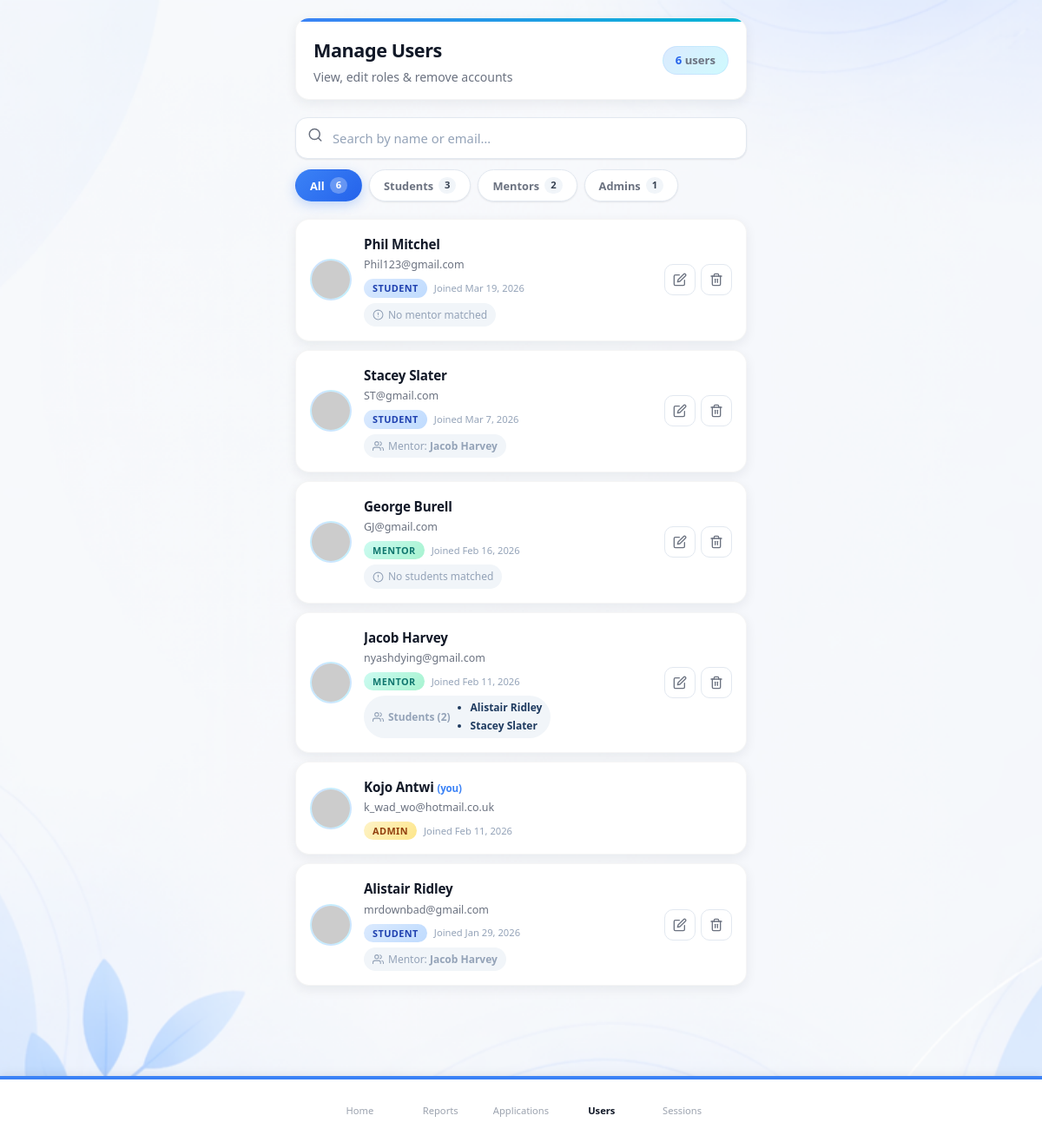
Before: /pages/manage_users.php (signed in) with the older database file.
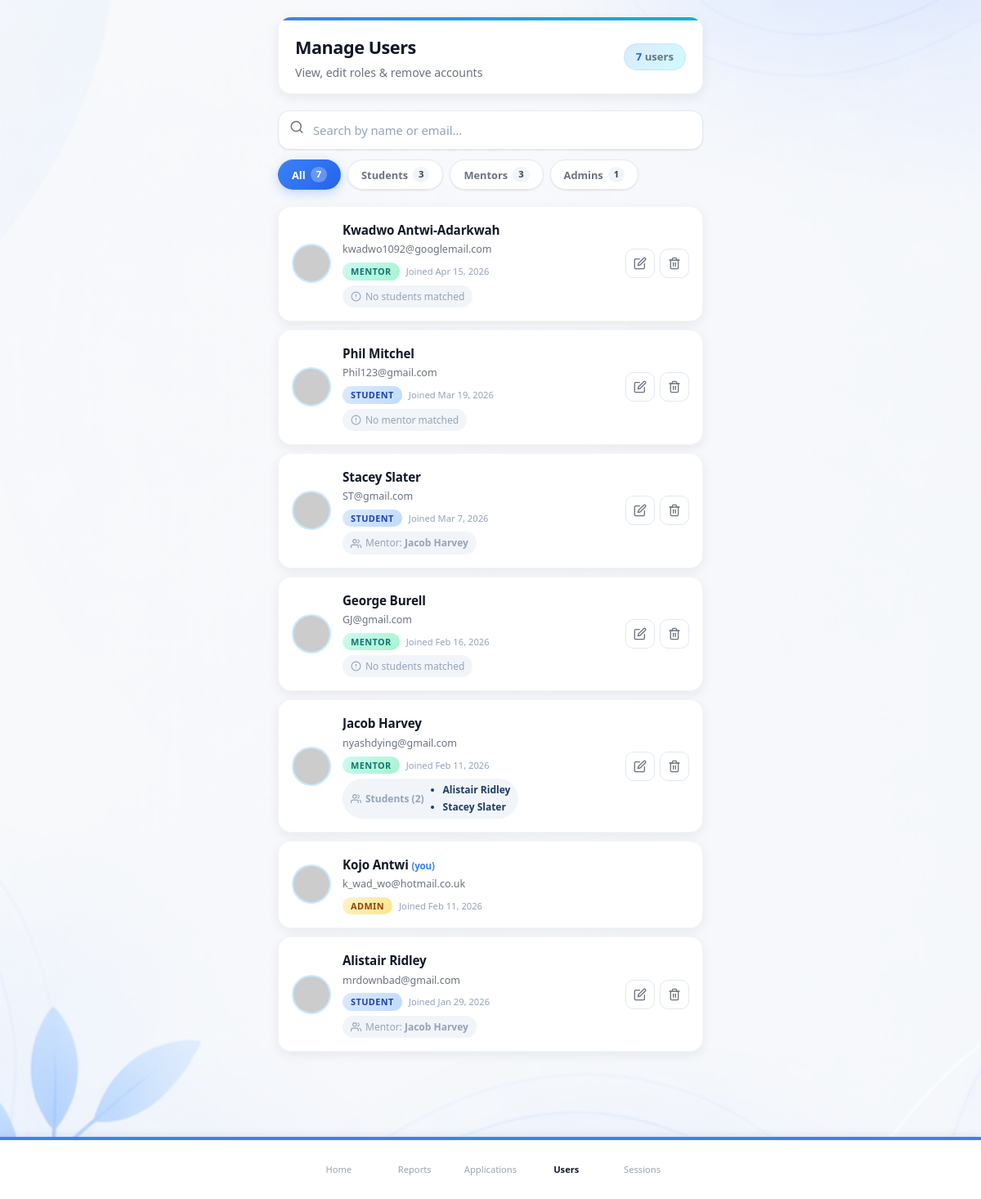
After: the same page with the newer database file.
### tables this page shows
CREATE TABLE `users` (
  `id` int(11) NOT NULL,
  `first_name` varchar(100) NOT NULL,
  `last_name` varchar(100) NOT NULL,
  `phone` varchar(20) DEFAULT NULL,
  `email` varchar(150) NOT NULL,
  `password` varchar(255) NOT NULL,
  `role` enum('student','mentor','admin') NOT NULL,
  `created_at` timestamp NOT NULL DEFAULT current_timestamp(),
  `profile_picture` varchar(255) DEFAULT NULL,
  `oauth_provider` varchar(20) DEFAULT NULL,
  `oauth_id` varchar(255) DEFAULT NULL
);

### pages/manage_users.php (the view, shortened to what the changed rows need)
<?php
require_once '../includes/db.php';
$adminId = (int)$_SESSION['user_id'];
$users = [];
$roleTotals = ['all' => 0, 'student' => 0, 'mentor' => 0, 'admin' => 0];
try {
    $stmt = $pdo->query("SELECT id, first_name, last_name, email, phone, role, created_at, profile_picture FROM users ORDER BY created_at DESC");
    $users = $stmt->fetchAll(PDO::FETCH_ASSOC);
    $roleTotals['all'] = count($users);
    foreach ($users as $u) {
        $roleTotals[$u['role']] = ($roleTotals[$u['role']] ?? 0) + 1;
    }
} catch (PDOException $e) {  }
$studentMentorMap = [];
try {
    $stmt = $pdo->query("
        SELECT msm.student_id, u.first_name, u.last_name
        FROM mentor_student_matches msm
        JOIN users u ON u.id = msm.mentor_id
        WHERE msm.active = 1
    ");
    while ($row = $stmt->fetch(PDO::FETCH_ASSOC)) {
        $studentMentorMap[(int)$row['student_id']] = $row['first_name'] . ' ' . $row['last_name'];
    }
} catch (PDOException $e) {  }
$mentorStudentsMap = [];
try {
    $stmt = $pdo->query("
        SELECT msm.mentor_id, u.first_name, u.last_name
        FROM mentor_student_matches msm
        JOIN users u ON u.id = msm.student_id
        WHERE msm.active = 1
        ORDER BY u.first_name
    ");
    while ($row = $stmt->fetch(PDO::FETCH_ASSOC)) {
        $mentorStudentsMap[(int)$row['mentor_id']][] = $row['first_name'] . ' ' . $row['last_name'];
    }
} catch (PDOException $e) {  }
function joinedLabel(string $dt): string {
    $ts = strtotime($dt);
    $diff = time() - $ts;
    return date('M j, Y', $ts);
}
?>
<!DOCTYPE html>
<html lang="en">
<head>
    <link rel="stylesheet" href="../assets/css/styles.css">
    <link rel="stylesheet" href="../assets/css/manage_users.css">
</head>
<body>
<div class="mu-container">
    <div class="mu-wrapper">
        <div class="mu-header">
            <div>
                <h1>Manage Users</h1>
            </div>
            <span class="mu-user-count"><strong><?php echo $roleTotals['all']; ?></strong> users</span>
        </div>
        <div class="mu-toolbar">
            <div class="mu-filters" id="filterBar">
                <button class="mu-filter-btn active" data-filter="all">All <span class="mu-filter-count"><?php echo $roleTotals['all']; ?></span></button>
                <button class="mu-filter-btn" data-filter="mentor">Mentors <span class="mu-filter-count"><?php echo $roleTotals['mentor']; ?></span></button>
            </div>
        </div>
        <div class="mu-list" id="userList">
            <?php if (empty($users)): ?>
                <div class="mu-empty">
                    <div class="mu-empty__icon">
                        <svg viewBox="0 0 24 24" fill="none" stroke="currentColor" stroke-width="2" stroke-linecap="round" stroke-linejoin="round"><path d="M17 21v-2a4 4 0 0 0-4-4H5a4 4 0 0 0-4 4v2"/><circle cx="9" cy="7" r="4"/></svg>
                    </div>
                    <p class="mu-empty__title">No users found</p>
                    <p class="mu-empty__text">Users will appear here once they sign up.</p>
                </div>
            <?php else: ?>
                <?php foreach ($users as $u):
                    $uid   = (int)$u['id'];
                    $name  = htmlspecialchars($u['first_name'] . ' ' . $u['last_name']);
                    $email = htmlspecialchars($u['email']);
                    $role  = htmlspecialchars($u['role']);
                    $joinedStr = joinedLabel($u['created_at']);
                    $isSelf = ($uid === $adminId);
                    $fallbackAvatarUrl = 'https://ui-avatars.com/api/?name=' . urlencode($u['first_name'] . ' ' . $u['last_name']) . '&background=3b82f6&color=fff&size=88';
                    if (!empty($u['profile_picture'])) {
                        $avatarUrl = '../' . ltrim($u['profile_picture'], '/');
                    } else {
                        $avatarUrl = $fallbackAvatarUrl;
                    }
                ?>
                <div class="mu-card" data-uid="<?php echo $uid; ?>" data-role="<?php echo $role; ?>" data-name="<?php echo strtolower($name); ?>" data-email="<?php echo strtolower($email); ?>">
                    <img class="mu-avatar" src="<?php echo htmlspecialchars($avatarUrl); ?>" alt="<?php echo $name; ?>" loading="lazy" data-fallback="<?php echo htmlspecialchars($fallbackAvatarUrl); ?>" onerror="this.onerror=null;this.src=this.dataset.fallback;">
                    <div class="mu-info">
                        <p class="mu-name"><?php echo $name; ?><?php if ($isSelf): ?> <span style="font-size:0.72rem;color:var(--accent);font-weight:700;">(you)</span><?php endif; ?></p>
                        <p class="mu-email"><?php echo $email; ?></p>
                        <div class="mu-meta">
                            <span class="mu-role mu-role--<?php echo $role; ?>" data-role-badge><?php echo ucfirst($role); ?></span>
                            <span class="mu-joined">Joined <?php echo $joinedStr; ?></span>
                        </div>
                        <?php if ($role === 'student'): ?>
                        <div class="mu-mentor-match">
                            <?php if (!empty($studentMentorMap[$uid])): ?>
                                <svg viewBox="0 0 24 24" fill="none" stroke="currentColor" stroke-width="2" stroke-linecap="round" stroke-linejoin="round" width="13" height="13"><path d="M17 21v-2a4 4 0 0 0-4-4H5a4 4 0 0 0-4 4v2"/><circle cx="9" cy="7" r="4"/><path d="M23 21v-2a4 4 0 0 0-3-3.87"/><path d="M16 3.13a4 4 0 0 1 0 7.75"/></svg>
                                <span>Mentor: <strong><?php echo htmlspecialchars($studentMentorMap[$uid]); ?></strong></span>
                            <?php else: ?>
                                <svg viewBox="0 0 24 24" fill="none" stroke="currentColor" stroke-width="2" stroke-linecap="round" stroke-linejoin="round" width="13" height="13"><circle cx="12" cy="12" r="10"/><line x1="12" y1="8" x2="12" y2="12"/><line x1="12" y1="16" x2="12.01" y2="16"/></svg>
                                <span>No mentor matched</span>
                            <?php endif; ?>
                        </div>
                        <?php endif; ?>
                        <?php if ($role === 'mentor'): ?>
                        <div class="mu-mentor-match mu-mentor-match--mentor mu-mentor-match--list">
                            <?php if (!empty($mentorStudentsMap[$uid])): ?>
                                <div class="mu-students-header">
                                    <svg viewBox="0 0 24 24" fill="none" stroke="currentColor" stroke-width="2" stroke-linecap="round" stroke-linejoin="round" width="13" height="13"><path d="M17 21v-2a4 4 0 0 0-4-4H5a4 4 0 0 0-4 4v2"/><circle cx="9" cy="7" r="4"/><path d="M23 21v-2a4 4 0 0 0-3-3.87"/><path d="M16 3.13a4 4 0 0 1 0 7.75"/></svg>
                                    <span>Students (<?php echo count($mentorStudentsMap[$uid]); ?>)</span>
                                </div>
                                <ul class="mu-students-list">
                                    <?php foreach ($mentorStudentsMap[$uid] as $studentName): ?>
                                    <li><?php echo htmlspecialchars($studentName); ?></li>
                                    <?php endforeach; ?>
                                </ul>
                            <?php else: ?>
                                <svg viewBox="0 0 24 24" fill="none" stroke="currentColor" stroke-width="2" stroke-linecap="round" stroke-linejoin="round" width="13" height="13"><circle cx="12" cy="12" r="10"/><line x1="12" y1="8" x2="12" y2="12"/><line x1="12" y1="16" x2="12.01" y2="16"/></svg>
                                <span>No students matched</span>
                            <?php endif; ?>
                        </div>
                        <?php endif; ?>
                    </div>
                    <div class="mu-actions">
                        <?php if (!$isSelf): ?>
                        <button class="mu-btn-icon mu-btn-icon--edit" title="Change role" onclick="openEditModal(<?php echo $uid; ?>, '<?php echo $role; ?>', '<?php echo addslashes($name); ?>')">
                            <svg viewBox="0 0 24 24" fill="none" stroke="currentColor" stroke-width="2" stroke-linecap="round" stroke-linejoin="round"><path d="M11 4H4a2 2 0 0 0-2 2v14a2 2 0 0 0 2 2h14a2 2 0 0 0 2-2v-7"/><path d="M18.5 2.5a2.121 2.121 0 0 1 3 3L12 15l-4 1 1-4 9.5-9.5z"/></svg>
                        </button>
                        <button class="mu-btn-icon mu-btn-icon--delete" title="Delete user" onclick="openDeleteModal(<?php echo $uid; ?>, '<?php echo addslashes($name); ?>')">
                        </button>
                        <?php endif; ?>
                    </div>
                </div>
                <?php endforeach; ?>
            <?php endif; ?>
        </div>
    </div>
</div>
<?php include '../includes/nav.php'; ?>
</body>
</html>

### includes/nav.php (shortened to what the changed rows need)
<?php
$navBasePath = '';
if (strpos($_SERVER['PHP_SELF'], '/users/') !== false) {
    $navBasePath = '../../';
} elseif (strpos($_SERVER['PHP_SELF'], '/pages/') !== false) {
    $navBasePath = '../';
}
$currentPage = basename($_SERVER['PHP_SELF'], '.php');
$userRole = $_SESSION['role'] ?? 'student';
if ($userRole === 'mentor') {
    $navItems = [
        ['name' => 'dashboard', 'label' => 'Home', 'path' => $navBasePath . 'pages/dashboard.php', 'icon' => 'home'],
        ['name' => 'calendar', 'label' => 'Calendar', 'path' => $navBasePath . 'pages/calendar.php', 'icon' => 'calendar'],
        ['name' => 'requests', 'label' => 'Requests', 'path' => $navBasePath . 'pages/requests.php', 'icon' => 'requests'],
        ['name' => 'chat', 'label' => 'Chats', 'path' => $navBasePath . 'pages/chat.php', 'icon' => 'chat'],
        ['name' => 'profile', 'label' => 'Settings', 'path' => $navBasePath . 'pages/profile.php', 'icon' => 'settings'],
    ];
} elseif ($userRole === 'admin') {
    $navItems = [
        ['name' => 'dashboard', 'label' => 'Home', 'path' => $navBasePath . 'pages/dashboard.php', 'icon' => 'home'],
        ['name' => 'platform_report', 'label' => 'Reports', 'path' => $navBasePath . 'pages/platform_report.php', 'icon' => 'reports'],
        ['name' => 'manage_applications', 'label' => 'Applications', 'path' => $navBasePath . 'users/admin/manage_applications.php', 'icon' => 'requests'],
        ['name' => 'manage_users', 'label' => 'Users', 'path' => $navBasePath . 'pages/manage_users.php', 'icon' => 'users'],
        ['name' => 'session_monitor', 'label' => 'Sessions', 'path' => $navBasePath . 'pages/session_monitor.php', 'icon' => 'calendar'],
    ];
}
?>
<nav class="bottom-nav">
    <div class="bottom-nav-inner">
        <?php foreach ($navItems as $item):
            $isActive = ($currentPage === $item['name']);
        ?>
        <a href="<?php echo $item['path']; ?>" class="nav-item <?php echo $isActive ? 'active' : ''; ?>">
            <span class="nav-label"><?php echo $item['label']; ?></span>
        </a>
        <?php endforeach; ?>
    </div>
</nav>

Changed rows visible on the page:
added users: name "Kwadwo Antwi-Adarkwah", email "kwadwo1092@googlemail.com", role "MENTOR", created_at "Apr 15, 2026", shows "No students matched"
Other visible differences:
$roleTotals['all']: "6" → "7"
$roleTotals['mentor']: "2" → "3"
